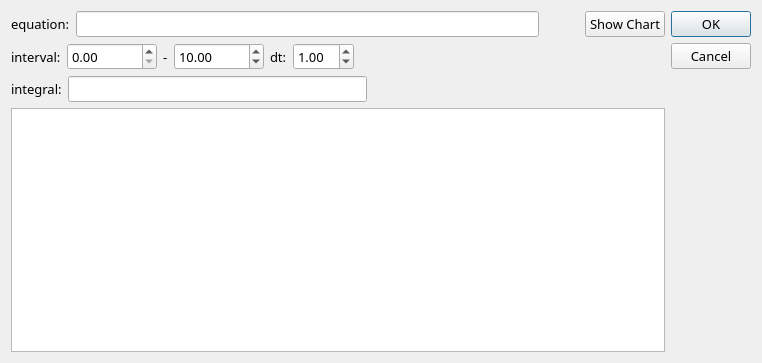
<?xml version="1.0" encoding="UTF-8"?>
<ui version="4.0">
 <class>EquationEditorDialog</class>
 <widget class="QDialog" name="EquationEditorDialog">
  <property name="geometry">
   <rect>
    <x>0</x>
    <y>0</y>
    <width>762</width>
    <height>363</height>
   </rect>
  </property>
  <property name="font">
   <font>
    <family>ＭＳ ゴシック</family>
    <pointsize>10</pointsize>
   </font>
  </property>
  <property name="windowTitle">
   <string>EquationEditor</string>
  </property>
  <layout class="QGridLayout" name="gridLayout">
   <item row="0" column="0">
    <layout class="QHBoxLayout" name="horizontalLayout_7">
     <item>
      <layout class="QVBoxLayout" name="verticalLayout">
       <item>
        <layout class="QHBoxLayout" name="horizontalLayout_4">
         <item>
          <layout class="QHBoxLayout" name="horizontalLayout_3">
           <item>
            <widget class="QLabel" name="label_4">
             <property name="text">
              <string>equation:</string>
             </property>
            </widget>
           </item>
           <item>
            <widget class="QLineEdit" name="equation">
             <property name="minimumSize">
              <size>
               <width>250</width>
               <height>0</height>
              </size>
             </property>
            </widget>
           </item>
          </layout>
         </item>
         <item>
          <spacer name="horizontalSpacer">
           <property name="orientation">
            <enum>Qt::Horizontal</enum>
           </property>
           <property name="sizeType">
            <enum>QSizePolicy::Fixed</enum>
           </property>
           <property name="sizeHint" stdset="0">
            <size>
             <width>40</width>
             <height>20</height>
            </size>
           </property>
          </spacer>
         </item>
         <item>
          <widget class="QPushButton" name="showChartButton">
           <property name="text">
            <string>Show Chart</string>
           </property>
          </widget>
         </item>
        </layout>
       </item>
       <item>
        <layout class="QHBoxLayout" name="horizontalLayout_5">
         <item>
          <layout class="QHBoxLayout" name="horizontalLayout">
           <item>
            <widget class="QLabel" name="label">
             <property name="text">
              <string>interval:</string>
             </property>
            </widget>
           </item>
           <item>
            <widget class="QDoubleSpinBox" name="start">
             <property name="maximum">
              <double>9999999999.000000000000000</double>
             </property>
            </widget>
           </item>
           <item>
            <widget class="QLabel" name="label_2">
             <property name="text">
              <string>-</string>
             </property>
            </widget>
           </item>
           <item>
            <widget class="QDoubleSpinBox" name="end">
             <property name="maximum">
              <double>9999999999.000000000000000</double>
             </property>
             <property name="value">
              <double>10.000000000000000</double>
             </property>
            </widget>
           </item>
          </layout>
         </item>
         <item>
          <layout class="QHBoxLayout" name="horizontalLayout_2">
           <item>
            <widget class="QLabel" name="label_3">
             <property name="text">
              <string>dt:</string>
             </property>
            </widget>
           </item>
           <item>
            <widget class="QDoubleSpinBox" name="dt">
             <property name="maximum">
              <double>99.000000000000000</double>
             </property>
             <property name="value">
              <double>1.000000000000000</double>
             </property>
            </widget>
           </item>
          </layout>
         </item>
         <item>
          <spacer name="horizontalSpacer_2">
           <property name="orientation">
            <enum>Qt::Horizontal</enum>
           </property>
           <property name="sizeHint" stdset="0">
            <size>
             <width>40</width>
             <height>20</height>
            </size>
           </property>
          </spacer>
         </item>
        </layout>
       </item>
       <item>
        <layout class="QHBoxLayout" name="horizontalLayout_6">
         <item>
          <widget class="QLabel" name="label_5">
           <property name="text">
            <string>integral:</string>
           </property>
          </widget>
         </item>
         <item>
          <widget class="QLineEdit" name="integral">
           <property name="readOnly">
            <bool>true</bool>
           </property>
          </widget>
         </item>
         <item>
          <spacer name="horizontalSpacer_3">
           <property name="orientation">
            <enum>Qt::Horizontal</enum>
           </property>
           <property name="sizeHint" stdset="0">
            <size>
             <width>40</width>
             <height>20</height>
            </size>
           </property>
          </spacer>
         </item>
        </layout>
       </item>
       <item>
        <widget class="PlotWidget" name="chart"/>
       </item>
      </layout>
     </item>
     <item>
      <widget class="QDialogButtonBox" name="buttonBox">
       <property name="orientation">
        <enum>Qt::Vertical</enum>
       </property>
       <property name="standardButtons">
        <set>QDialogButtonBox::Cancel|QDialogButtonBox::Ok</set>
       </property>
      </widget>
     </item>
    </layout>
   </item>
  </layout>
 </widget>
 <customwidgets>
  <customwidget>
   <class>PlotWidget</class>
   <extends>QGraphicsView</extends>
   <header>pyqtgraph</header>
  </customwidget>
 </customwidgets>
 <resources/>
 <connections>
  <connection>
   <sender>buttonBox</sender>
   <signal>rejected()</signal>
   <receiver>EquationEditorDialog</receiver>
   <slot>reject()</slot>
   <hints>
    <hint type="sourcelabel">
     <x>316</x>
     <y>260</y>
    </hint>
    <hint type="destinationlabel">
     <x>286</x>
     <y>274</y>
    </hint>
   </hints>
  </connection>
  <connection>
   <sender>buttonBox</sender>
   <signal>accepted()</signal>
   <receiver>EquationEditorDialog</receiver>
   <slot>accept()</slot>
   <hints>
    <hint type="sourcelabel">
     <x>248</x>
     <y>254</y>
    </hint>
    <hint type="destinationlabel">
     <x>157</x>
     <y>274</y>
    </hint>
   </hints>
  </connection>
 </connections>
</ui>
